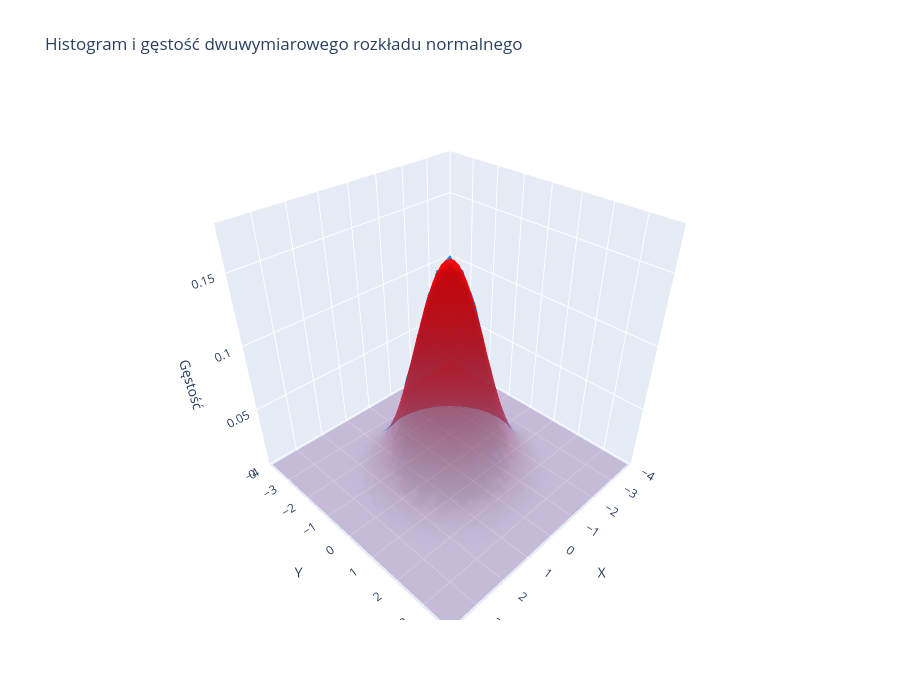

The notebook cell this image was saved under:
### Code cell
n = 1_000_000
data = np.random.randn(n, 2)

bins = 50
hist_range = [[-4, 4], [-4, 4]]

hist, x_edges, y_edges = np.histogram2d(
    data[:, 0],
    data[:, 1],
    bins=bins,
    range=hist_range,
    density=True
)

x = (x_edges[:-1] + x_edges[1:]) / 2
y = (y_edges[:-1] + y_edges[1:]) / 2

X, Y = np.meshgrid(x, y)
Z_hist = hist.T

Z_pdf = (1 / (2 * np.pi)) * np.exp(-(X**2 + Y**2) / 2)
fig = go.Figure()

# powierzchnia histogramu
fig.add_trace(go.Surface(
    x=X,
    y=Y,
    z=Z_hist,
    colorscale=[[0, 'rgba(30, 144, 255, 0.25)'], [1, 'rgba(30, 144, 255, 0.9)']],
    showscale=False
))

# teoretyczna gęstość
fig.add_trace(go.Surface(
    x=X,
    y=Y,
    z=Z_pdf,
    colorscale=[[0, 'rgba(255, 0, 0, 0.15)'], [1, 'rgba(255, 0, 0, 0.8)']],
    showscale=False
))

fig.update_layout(
    title="Histogram i gęstość dwuwymiarowego rozkładu normalnego",
    scene=dict(
        xaxis_title="X",
        yaxis_title="Y",
        zaxis_title="Gęstość",
        xaxis=dict(range=[-4, 4]),
        yaxis=dict(range=[-4, 4]),
        zaxis=dict(range=[0, 0.18])
    ),
    width=900,
    height=700
)

fig.show()

### Figure 1 — Plotly figure (JSON) as saved in the notebook; plotly's stock layout.template omitted (floating-point values rounded to 4 significant figures; data arrays with more than 128 entries replaced by an {"elided": "..."} marker saying what was removed)
{"data": [{"colorscale": [[0, "rgba(30, 144, 255, 0.25)"], [1, "rgba(30, 144, 255, 0.9)"]], "showscale": false, "type": "surface", "x": {"elided": "50x50 float values"}, "y": {"elided": "50x50 float values"}, "z": {"elided": "50x50 float values"}}, {"colorscale": [[0, "rgba(255, 0, 0, 0.15)"], [1, "rgba(255, 0, 0, 0.8)"]], "showscale": false, "type": "surface", "x": {"elided": "50x50 float values"}, "y": {"elided": "50x50 float values"}, "z": {"elided": "50x50 float values"}}], "layout": {"height": 700, "scene": {"xaxis": {"range": [-4, 4], "title": {"text": "X"}}, "yaxis": {"range": [-4, 4], "title": {"text": "Y"}}, "zaxis": {"range": [0, 0.18], "title": {"text": "Gęstość"}}}, "title": {"text": "Histogram i gęstość dwuwymiarowego rozkładu normalnego"}, "width": 900}}
